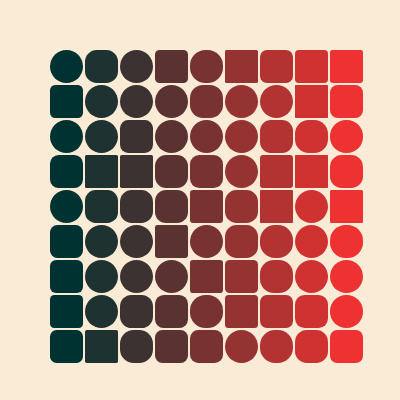
Frame 1 (no input)
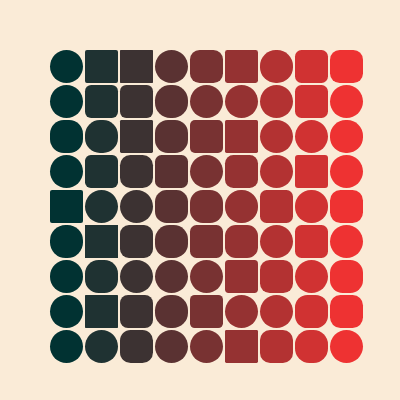
Frame 2 (the mouse pressed at the canvas centre, redrawn once)

The p5.js sketch that drew these frames (run headless with seeded random() and noise() and a simulated clock; the mouse was pressed at the canvas centre and the sketch redrawn once):

// p5.js sketch
// ── sketch.js
function setup() {
  createCanvas(400, 400);
  noLoop();
  angleMode(DEGREES);
}

function draw() {
  background("antiquewhite");
  
  frame = 50;
  spacingx = 35;
  spacingy = 35;
  rectwidth = spacingx - 2;
  rectheight = spacingy - 2;
  
  noStroke();
  
  for(x = frame; x < 400 - frame; x += spacingx) {
    for(y = frame; y < 400 - frame; y += spacingy) {
      
      fill(map(x, frame, 400 - frame, 1, 255), 50, 50);
      
      rect(x, y, rectwidth, rectheight, random(0, 25));
    }
  }
}
